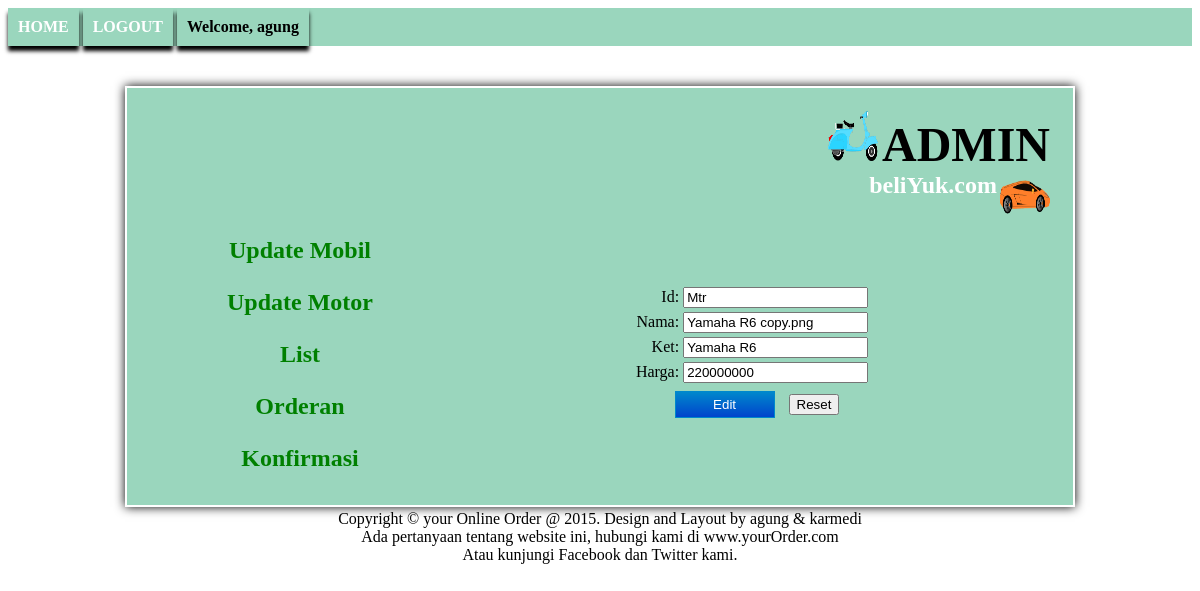
/Admin/haladmin.php?page=edit_motor&nama=Yamaha R6 copy.png (signed in), run on the app's committed database.
### tables this page shows
CREATE TABLE IF NOT EXISTS `orderan` (
  `id` varchar(20) NOT NULL,
  `nama` varchar(50) NOT NULL,
  `ket` varchar(100) NOT NULL,
  `Harga` int(200) NOT NULL
);

### Admin/edit_motor.php (the view, shortened to what this page needs)
<?php
if(isset($_SESSION['login']))
{
	$query = "select * from orderan where nama='".$_GET['nama']."'";
	$hasil = mysql_query($query) or die (mysql_error());
						if($hasil){
									$data = mysql_fetch_array($hasil);
?>
						<table border="0" align= "center">
						<form action="proses_motor.php" method="post">
						<tr>
							<td align="right">Id: </td>
							<td><input type="text" name="id" value="<?php echo $data['id']; ?>"></td>
						</tr>
						<tr>
							<td align="right">Nama: </td>
							<td><input type="text" name="nama" value="<?php echo $data['nama']; ?>"></td>
						</tr>
						<tr>
							<td align="right">Ket: </td>
							<td><input type="text" name="ket" value="<?php echo $data['ket']; ?>"></td>
						</tr>
						<tr>
							<td align="right">Harga: </td>
							<td><input type="text" name="harga" value="<?php echo $data['Harga']; ?>"></td>
						</tr>
						<tr>
							<td align="center" colspan="3">
								<input type="submit" value="Edit"></input>
								<input type="reset" value="Reset"></input>
							</td>
						</tr>
						</form>
					</table>
<?php
						}
						else {
							echo "<script> alert('edit gagal|!!'); window.history.back(); </script>";
						}
	}
else
{
	echo "<script> alert('anda belum login kaka !!'); window.history.back(); </script>";
}
?>

### Css/home.css (style rules this page uses)
input[type=submit] { background: linear-gradient(to bottom, #0088CC, #0044CC); border: 1px solid #0088CC; color: #FFF; margin: 4px 10px; padding: 5px; width: 100px; }

### data on the page
orderan: id "Mtr", nama "Yamaha R6 copy.png", ket "Yamaha R6", harga "220000000"

### other printed values
$_SESSION['username'] "agung"
